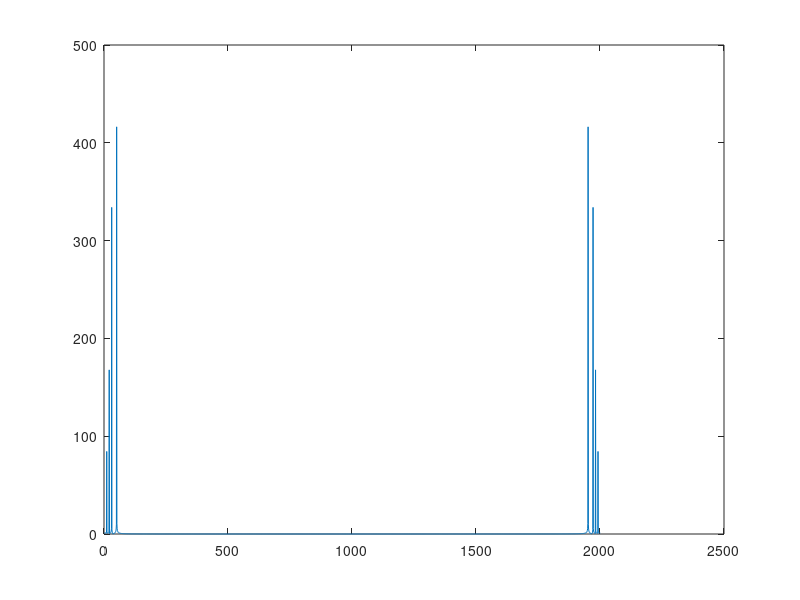

MATLAB code to generate this figure:
fm =50;
fc = 20*fm;
wm = 2*pi*fm;
wc = 2*pi*fc;
t = -.1:.0001:.1;

u =1.2;
Ac = 10;

xt = cos(wm*t) + 2*cos(2*wm*t) + 4*cos(3*wm*t) + 5*cos(5*wm*t);

xtnorm = xt/max(xt);
xamt = Ac*cos(wc*t) + Ac*u*(xtnorm.*cos(wc*t));

xf = fft(xtnorm);
xamf = fft(xamt);
plot(abs(xf))

